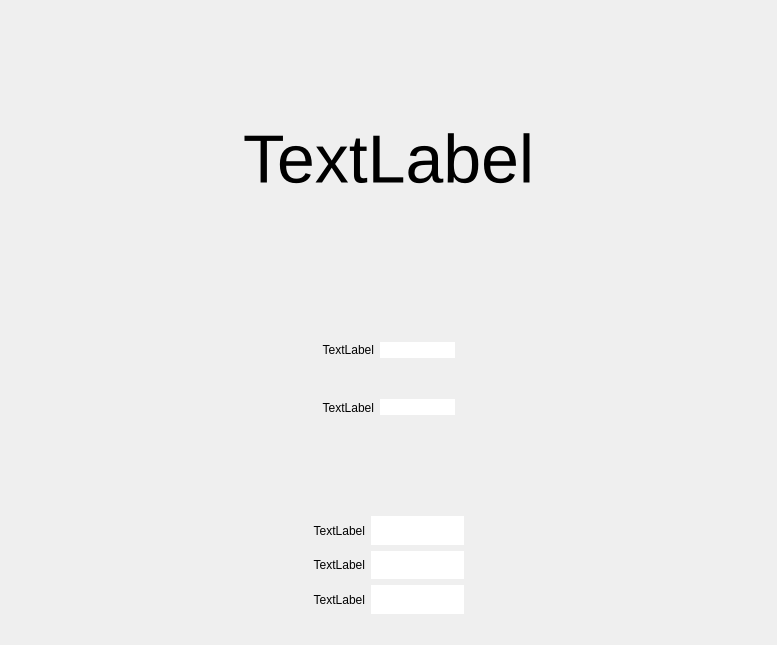
<?xml version="1.0" encoding="UTF-8"?>
<ui version="4.0">
 <class>MainWindow</class>
 <widget class="QMainWindow" name="MainWindow">
  <property name="geometry">
   <rect>
    <x>0</x>
    <y>0</y>
    <width>777</width>
    <height>645</height>
   </rect>
  </property>
  <property name="sizePolicy">
   <sizepolicy hsizetype="Maximum" vsizetype="Maximum">
    <horstretch>0</horstretch>
    <verstretch>0</verstretch>
   </sizepolicy>
  </property>
  <property name="minimumSize">
   <size>
    <width>0</width>
    <height>0</height>
   </size>
  </property>
  <property name="windowTitle">
   <string>MainWindow</string>
  </property>
  <property name="styleSheet">
   <string notr="true">border:none</string>
  </property>
  <property name="iconSize">
   <size>
    <width>100</width>
    <height>100</height>
   </size>
  </property>
  <widget class="QWidget" name="centralwidget">
   <layout class="QGridLayout" name="gridLayout_2">
    <item row="0" column="0">
     <layout class="QVBoxLayout" name="verticalLayout_4" stretch="0,0">
      <property name="spacing">
       <number>6</number>
      </property>
      <property name="sizeConstraint">
       <enum>QLayout::SetDefaultConstraint</enum>
      </property>
      <property name="leftMargin">
       <number>0</number>
      </property>
      <property name="topMargin">
       <number>0</number>
      </property>
      <property name="rightMargin">
       <number>0</number>
      </property>
      <property name="bottomMargin">
       <number>0</number>
      </property>
      <item>
       <widget class="QLabel" name="le_heading">
        <property name="sizePolicy">
         <sizepolicy hsizetype="Expanding" vsizetype="Expanding">
          <horstretch>0</horstretch>
          <verstretch>0</verstretch>
         </sizepolicy>
        </property>
        <property name="font">
         <font>
          <pointsize>51</pointsize>
         </font>
        </property>
        <property name="text">
         <string>TextLabel</string>
        </property>
        <property name="alignment">
         <set>Qt::AlignCenter</set>
        </property>
       </widget>
      </item>
      <item>
       <layout class="QGridLayout" name="gridLayout" rowstretch="3,1,2" columnstretch="2,1,2" rowminimumheight="30,30,30" columnminimumwidth="100,100,100">
        <item row="0" column="0">
         <spacer name="horizontalSpacer">
          <property name="orientation">
           <enum>Qt::Horizontal</enum>
          </property>
          <property name="sizeHint" stdset="0">
           <size>
            <width>246</width>
            <height>20</height>
           </size>
          </property>
         </spacer>
        </item>
        <item row="0" column="1">
         <layout class="QVBoxLayout" name="verticalLayout_3">
          <item>
           <widget class="QWidget" name="widget_substrate" native="true">
            <property name="sizePolicy">
             <sizepolicy hsizetype="Expanding" vsizetype="Expanding">
              <horstretch>0</horstretch>
              <verstretch>0</verstretch>
             </sizepolicy>
            </property>
            <layout class="QVBoxLayout" name="verticalLayout">
             <item>
              <layout class="QHBoxLayout" name="horizontalLayout">
               <item>
                <widget class="QLabel" name="lb_total_weight">
                 <property name="sizePolicy">
                  <sizepolicy hsizetype="Expanding" vsizetype="Expanding">
                   <horstretch>0</horstretch>
                   <verstretch>0</verstretch>
                  </sizepolicy>
                 </property>
                 <property name="text">
                  <string>TextLabel</string>
                 </property>
                 <property name="alignment">
                  <set>Qt::AlignRight|Qt::AlignTrailing|Qt::AlignVCenter</set>
                 </property>
                </widget>
               </item>
               <item>
                <widget class="QLineEdit" name="le_input_total_weight">
                 <property name="sizePolicy">
                  <sizepolicy hsizetype="Expanding" vsizetype="Maximum">
                   <horstretch>0</horstretch>
                   <verstretch>0</verstretch>
                  </sizepolicy>
                 </property>
                 <property name="dragEnabled">
                  <bool>false</bool>
                 </property>
                 <property name="readOnly">
                  <bool>false</bool>
                 </property>
                </widget>
               </item>
              </layout>
             </item>
             <item>
              <layout class="QHBoxLayout" name="horizontalLayout_2">
               <item>
                <widget class="QLabel" name="lb_cup_weight">
                 <property name="sizePolicy">
                  <sizepolicy hsizetype="Expanding" vsizetype="Expanding">
                   <horstretch>0</horstretch>
                   <verstretch>0</verstretch>
                  </sizepolicy>
                 </property>
                 <property name="text">
                  <string>TextLabel</string>
                 </property>
                 <property name="alignment">
                  <set>Qt::AlignRight|Qt::AlignTrailing|Qt::AlignVCenter</set>
                 </property>
                </widget>
               </item>
               <item>
                <widget class="QLineEdit" name="le_input_cup_weight">
                 <property name="sizePolicy">
                  <sizepolicy hsizetype="Expanding" vsizetype="Maximum">
                   <horstretch>0</horstretch>
                   <verstretch>0</verstretch>
                  </sizepolicy>
                 </property>
                 <property name="dragEnabled">
                  <bool>false</bool>
                 </property>
                 <property name="readOnly">
                  <bool>false</bool>
                 </property>
                </widget>
               </item>
              </layout>
             </item>
            </layout>
           </widget>
          </item>
          <item>
           <widget class="QPushButton" name="pushButton">
            <property name="sizePolicy">
             <sizepolicy hsizetype="Minimum" vsizetype="Minimum">
              <horstretch>0</horstretch>
              <verstretch>0</verstretch>
             </sizepolicy>
            </property>
            <property name="baseSize">
             <size>
              <width>0</width>
              <height>0</height>
             </size>
            </property>
            <property name="palette">
             <palette>
              <active>
               <colorrole role="WindowText">
                <brush brushstyle="SolidPattern">
                 <color alpha="255">
                  <red>0</red>
                  <green>0</green>
                  <blue>0</blue>
                 </color>
                </brush>
               </colorrole>
               <colorrole role="Button">
                <brush brushstyle="SolidPattern">
                 <color alpha="255">
                  <red>249</red>
                  <green>240</green>
                  <blue>107</blue>
                 </color>
                </brush>
               </colorrole>
               <colorrole role="Light">
                <brush brushstyle="SolidPattern">
                 <color alpha="255">
                  <red>255</red>
                  <green>253</green>
                  <blue>228</blue>
                 </color>
                </brush>
               </colorrole>
               <colorrole role="Midlight">
                <brush brushstyle="SolidPattern">
                 <color alpha="255">
                  <red>252</red>
                  <green>246</green>
                  <blue>167</blue>
                 </color>
                </brush>
               </colorrole>
               <colorrole role="Dark">
                <brush brushstyle="SolidPattern">
                 <color alpha="255">
                  <red>124</red>
                  <green>120</green>
                  <blue>53</blue>
                 </color>
                </brush>
               </colorrole>
               <colorrole role="Mid">
                <brush brushstyle="SolidPattern">
                 <color alpha="255">
                  <red>166</red>
                  <green>160</green>
                  <blue>71</blue>
                 </color>
                </brush>
               </colorrole>
               <colorrole role="Text">
                <brush brushstyle="SolidPattern">
                 <color alpha="255">
                  <red>0</red>
                  <green>0</green>
                  <blue>0</blue>
                 </color>
                </brush>
               </colorrole>
               <colorrole role="BrightText">
                <brush brushstyle="SolidPattern">
                 <color alpha="255">
                  <red>255</red>
                  <green>255</green>
                  <blue>255</blue>
                 </color>
                </brush>
               </colorrole>
               <colorrole role="ButtonText">
                <brush brushstyle="SolidPattern">
                 <color alpha="255">
                  <red>0</red>
                  <green>0</green>
                  <blue>0</blue>
                 </color>
                </brush>
               </colorrole>
               <colorrole role="Base">
                <brush brushstyle="SolidPattern">
                 <color alpha="255">
                  <red>255</red>
                  <green>255</green>
                  <blue>255</blue>
                 </color>
                </brush>
               </colorrole>
               <colorrole role="Window">
                <brush brushstyle="SolidPattern">
                 <color alpha="255">
                  <red>249</red>
                  <green>240</green>
                  <blue>107</blue>
                 </color>
                </brush>
               </colorrole>
               <colorrole role="Shadow">
                <brush brushstyle="SolidPattern">
                 <color alpha="255">
                  <red>0</red>
                  <green>0</green>
                  <blue>0</blue>
                 </color>
                </brush>
               </colorrole>
               <colorrole role="AlternateBase">
                <brush brushstyle="SolidPattern">
                 <color alpha="255">
                  <red>252</red>
                  <green>247</green>
                  <blue>181</blue>
                 </color>
                </brush>
               </colorrole>
               <colorrole role="ToolTipBase">
                <brush brushstyle="SolidPattern">
                 <color alpha="255">
                  <red>255</red>
                  <green>255</green>
                  <blue>220</blue>
                 </color>
                </brush>
               </colorrole>
               <colorrole role="ToolTipText">
                <brush brushstyle="SolidPattern">
                 <color alpha="255">
                  <red>0</red>
                  <green>0</green>
                  <blue>0</blue>
                 </color>
                </brush>
               </colorrole>
               <colorrole role="PlaceholderText">
                <brush brushstyle="SolidPattern">
                 <color alpha="127">
                  <red>0</red>
                  <green>0</green>
                  <blue>0</blue>
                 </color>
                </brush>
               </colorrole>
              </active>
              <inactive>
               <colorrole role="WindowText">
                <brush brushstyle="SolidPattern">
                 <color alpha="255">
                  <red>0</red>
                  <green>0</green>
                  <blue>0</blue>
                 </color>
                </brush>
               </colorrole>
               <colorrole role="Button">
                <brush brushstyle="SolidPattern">
                 <color alpha="255">
                  <red>239</red>
                  <green>239</green>
                  <blue>239</blue>
                 </color>
                </brush>
               </colorrole>
               <colorrole role="Light">
                <brush brushstyle="SolidPattern">
                 <color alpha="255">
                  <red>255</red>
                  <green>255</green>
                  <blue>255</blue>
                 </color>
                </brush>
               </colorrole>
               <colorrole role="Midlight">
                <brush brushstyle="SolidPattern">
                 <color alpha="255">
                  <red>202</red>
                  <green>202</green>
                  <blue>202</blue>
                 </color>
                </brush>
               </colorrole>
               <colorrole role="Dark">
                <brush brushstyle="SolidPattern">
                 <color alpha="255">
                  <red>159</red>
                  <green>159</green>
                  <blue>159</blue>
                 </color>
                </brush>
               </colorrole>
               <colorrole role="Mid">
                <brush brushstyle="SolidPattern">
                 <color alpha="255">
                  <red>184</red>
                  <green>184</green>
                  <blue>184</blue>
                 </color>
                </brush>
               </colorrole>
               <colorrole role="Text">
                <brush brushstyle="SolidPattern">
                 <color alpha="255">
                  <red>0</red>
                  <green>0</green>
                  <blue>0</blue>
                 </color>
                </brush>
               </colorrole>
               <colorrole role="BrightText">
                <brush brushstyle="SolidPattern">
                 <color alpha="255">
                  <red>255</red>
                  <green>255</green>
                  <blue>255</blue>
                 </color>
                </brush>
               </colorrole>
               <colorrole role="ButtonText">
                <brush brushstyle="SolidPattern">
                 <color alpha="255">
                  <red>0</red>
                  <green>0</green>
                  <blue>0</blue>
                 </color>
                </brush>
               </colorrole>
               <colorrole role="Base">
                <brush brushstyle="SolidPattern">
                 <color alpha="255">
                  <red>255</red>
                  <green>255</green>
                  <blue>255</blue>
                 </color>
                </brush>
               </colorrole>
               <colorrole role="Window">
                <brush brushstyle="SolidPattern">
                 <color alpha="255">
                  <red>239</red>
                  <green>239</green>
                  <blue>239</blue>
                 </color>
                </brush>
               </colorrole>
               <colorrole role="Shadow">
                <brush brushstyle="SolidPattern">
                 <color alpha="255">
                  <red>118</red>
                  <green>118</green>
                  <blue>118</blue>
                 </color>
                </brush>
               </colorrole>
               <colorrole role="AlternateBase">
                <brush brushstyle="SolidPattern">
                 <color alpha="255">
                  <red>247</red>
                  <green>247</green>
                  <blue>247</blue>
                 </color>
                </brush>
               </colorrole>
               <colorrole role="ToolTipBase">
                <brush brushstyle="SolidPattern">
                 <color alpha="255">
                  <red>255</red>
                  <green>255</green>
                  <blue>220</blue>
                 </color>
                </brush>
               </colorrole>
               <colorrole role="ToolTipText">
                <brush brushstyle="SolidPattern">
                 <color alpha="255">
                  <red>0</red>
                  <green>0</green>
                  <blue>0</blue>
                 </color>
                </brush>
               </colorrole>
               <colorrole role="PlaceholderText">
                <brush brushstyle="SolidPattern">
                 <color alpha="128">
                  <red>0</red>
                  <green>0</green>
                  <blue>0</blue>
                 </color>
                </brush>
               </colorrole>
              </inactive>
              <disabled>
               <colorrole role="WindowText">
                <brush brushstyle="SolidPattern">
                 <color alpha="255">
                  <red>124</red>
                  <green>120</green>
                  <blue>53</blue>
                 </color>
                </brush>
               </colorrole>
               <colorrole role="Button">
                <brush brushstyle="SolidPattern">
                 <color alpha="255">
                  <red>249</red>
                  <green>240</green>
                  <blue>107</blue>
                 </color>
                </brush>
               </colorrole>
               <colorrole role="Light">
                <brush brushstyle="SolidPattern">
                 <color alpha="255">
                  <red>255</red>
                  <green>253</green>
                  <blue>228</blue>
                 </color>
                </brush>
               </colorrole>
               <colorrole role="Midlight">
                <brush brushstyle="SolidPattern">
                 <color alpha="255">
                  <red>252</red>
                  <green>246</green>
                  <blue>167</blue>
                 </color>
                </brush>
               </colorrole>
               <colorrole role="Dark">
                <brush brushstyle="SolidPattern">
                 <color alpha="255">
                  <red>124</red>
                  <green>120</green>
                  <blue>53</blue>
                 </color>
                </brush>
               </colorrole>
               <colorrole role="Mid">
                <brush brushstyle="SolidPattern">
                 <color alpha="255">
                  <red>166</red>
                  <green>160</green>
                  <blue>71</blue>
                 </color>
                </brush>
               </colorrole>
               <colorrole role="Text">
                <brush brushstyle="SolidPattern">
                 <color alpha="255">
                  <red>124</red>
                  <green>120</green>
                  <blue>53</blue>
                 </color>
                </brush>
               </colorrole>
               <colorrole role="BrightText">
                <brush brushstyle="SolidPattern">
                 <color alpha="255">
                  <red>255</red>
                  <green>255</green>
                  <blue>255</blue>
                 </color>
                </brush>
               </colorrole>
               <colorrole role="ButtonText">
                <brush brushstyle="SolidPattern">
                 <color alpha="255">
                  <red>124</red>
                  <green>120</green>
                  <blue>53</blue>
                 </color>
                </brush>
               </colorrole>
               <colorrole role="Base">
                <brush brushstyle="SolidPattern">
                 <color alpha="255">
                  <red>249</red>
                  <green>240</green>
                  <blue>107</blue>
                 </color>
                </brush>
               </colorrole>
               <colorrole role="Window">
                <brush brushstyle="SolidPattern">
                 <color alpha="255">
                  <red>249</red>
                  <green>240</green>
                  <blue>107</blue>
                 </color>
                </brush>
               </colorrole>
               <colorrole role="Shadow">
                <brush brushstyle="SolidPattern">
                 <color alpha="255">
                  <red>177</red>
                  <green>177</green>
                  <blue>177</blue>
                 </color>
                </brush>
               </colorrole>
               <colorrole role="AlternateBase">
                <brush brushstyle="SolidPattern">
                 <color alpha="255">
                  <red>247</red>
                  <green>247</green>
                  <blue>247</blue>
                 </color>
                </brush>
               </colorrole>
               <colorrole role="ToolTipBase">
                <brush brushstyle="SolidPattern">
                 <color alpha="255">
                  <red>255</red>
                  <green>255</green>
                  <blue>220</blue>
                 </color>
                </brush>
               </colorrole>
               <colorrole role="ToolTipText">
                <brush brushstyle="SolidPattern">
                 <color alpha="255">
                  <red>0</red>
                  <green>0</green>
                  <blue>0</blue>
                 </color>
                </brush>
               </colorrole>
               <colorrole role="PlaceholderText">
                <brush brushstyle="SolidPattern">
                 <color alpha="128">
                  <red>0</red>
                  <green>0</green>
                  <blue>0</blue>
                 </color>
                </brush>
               </colorrole>
              </disabled>
             </palette>
            </property>
            <property name="mouseTracking">
             <bool>true</bool>
            </property>
            <property name="tabletTracking">
             <bool>false</bool>
            </property>
            <property name="text">
             <string/>
            </property>
            <property name="icon">
             <iconset resource="resources.qrc">
              <normaloff>:/background/images/calculate_button.png</normaloff>
              <normalon>:/background/images/calculate_button.png</normalon>
              <disabledoff>:/background/images/calculate_button.png</disabledoff>
              <disabledon>:/background/images/calculate_button.png</disabledon>
              <activeoff>:/background/images/calculate_button.png</activeoff>
              <activeon>:/background/images/calculate_button.png</activeon>
              <selectedoff>:/background/images/calculate_button.png</selectedoff>
              <selectedon>:/background/images/calculate_button.png</selectedon>:/background/images/calculate_button.png</iconset>
            </property>
            <property name="iconSize">
             <size>
              <width>300</width>
              <height>100</height>
             </size>
            </property>
            <property name="checkable">
             <bool>false</bool>
            </property>
            <property name="checked">
             <bool>false</bool>
            </property>
            <property name="autoRepeat">
             <bool>false</bool>
            </property>
            <property name="autoRepeatDelay">
             <number>300</number>
            </property>
            <property name="autoDefault">
             <bool>false</bool>
            </property>
            <property name="default">
             <bool>false</bool>
            </property>
            <property name="flat">
             <bool>false</bool>
            </property>
           </widget>
          </item>
         </layout>
        </item>
        <item row="0" column="2">
         <spacer name="horizontalSpacer_2">
          <property name="orientation">
           <enum>Qt::Horizontal</enum>
          </property>
          <property name="sizeHint" stdset="0">
           <size>
            <width>246</width>
            <height>20</height>
           </size>
          </property>
         </spacer>
        </item>
        <item row="1" column="1">
         <spacer name="verticalSpacer">
          <property name="orientation">
           <enum>Qt::Vertical</enum>
          </property>
          <property name="sizeHint" stdset="0">
           <size>
            <width>20</width>
            <height>150</height>
           </size>
          </property>
         </spacer>
        </item>
        <item row="2" column="1">
         <layout class="QVBoxLayout" name="verticalLayout_2">
          <item>
           <layout class="QHBoxLayout" name="horizontalLayout_3" stretch="0,0">
            <item>
             <widget class="QLabel" name="lb_1_output">
              <property name="sizePolicy">
               <sizepolicy hsizetype="Expanding" vsizetype="Expanding">
                <horstretch>0</horstretch>
                <verstretch>0</verstretch>
               </sizepolicy>
              </property>
              <property name="text">
               <string>TextLabel</string>
              </property>
              <property name="alignment">
               <set>Qt::AlignRight|Qt::AlignTrailing|Qt::AlignVCenter</set>
              </property>
             </widget>
            </item>
            <item>
             <widget class="QLineEdit" name="le_1_output">
              <property name="sizePolicy">
               <sizepolicy hsizetype="Maximum" vsizetype="Preferred">
                <horstretch>0</horstretch>
                <verstretch>0</verstretch>
               </sizepolicy>
              </property>
              <property name="palette">
               <palette>
                <active>
                 <colorrole role="Highlight">
                  <brush brushstyle="SolidPattern">
                   <color alpha="255">
                    <red>53</red>
                    <green>132</green>
                    <blue>228</blue>
                   </color>
                  </brush>
                 </colorrole>
                </active>
                <inactive>
                 <colorrole role="Highlight">
                  <brush brushstyle="SolidPattern">
                   <color alpha="255">
                    <red>48</red>
                    <green>140</green>
                    <blue>198</blue>
                   </color>
                  </brush>
                 </colorrole>
                </inactive>
                <disabled>
                 <colorrole role="Highlight">
                  <brush brushstyle="SolidPattern">
                   <color alpha="255">
                    <red>145</red>
                    <green>145</green>
                    <blue>145</blue>
                   </color>
                  </brush>
                 </colorrole>
                </disabled>
               </palette>
              </property>
              <property name="font">
               <font>
                <pointsize>11</pointsize>
                <bold>true</bold>
               </font>
              </property>
              <property name="frame">
               <bool>true</bool>
              </property>
              <property name="alignment">
               <set>Qt::AlignCenter</set>
              </property>
              <property name="readOnly">
               <bool>true</bool>
              </property>
             </widget>
            </item>
           </layout>
          </item>
          <item>
           <layout class="QHBoxLayout" name="horizontalLayout_4">
            <item>
             <widget class="QLabel" name="lb_2_output">
              <property name="sizePolicy">
               <sizepolicy hsizetype="Expanding" vsizetype="Expanding">
                <horstretch>0</horstretch>
                <verstretch>0</verstretch>
               </sizepolicy>
              </property>
              <property name="text">
               <string>TextLabel</string>
              </property>
              <property name="alignment">
               <set>Qt::AlignRight|Qt::AlignTrailing|Qt::AlignVCenter</set>
              </property>
             </widget>
            </item>
            <item>
             <widget class="QLineEdit" name="le_2_output">
              <property name="sizePolicy">
               <sizepolicy hsizetype="Maximum" vsizetype="Preferred">
                <horstretch>0</horstretch>
                <verstretch>0</verstretch>
               </sizepolicy>
              </property>
              <property name="palette">
               <palette>
                <active/>
                <inactive/>
                <disabled/>
               </palette>
              </property>
              <property name="font">
               <font>
                <bold>true</bold>
               </font>
              </property>
              <property name="alignment">
               <set>Qt::AlignCenter</set>
              </property>
              <property name="readOnly">
               <bool>true</bool>
              </property>
             </widget>
            </item>
           </layout>
          </item>
          <item>
           <layout class="QHBoxLayout" name="horizontalLayout_5">
            <item>
             <widget class="QLabel" name="lb_3_output">
              <property name="sizePolicy">
               <sizepolicy hsizetype="Expanding" vsizetype="Expanding">
                <horstretch>0</horstretch>
                <verstretch>0</verstretch>
               </sizepolicy>
              </property>
              <property name="text">
               <string>TextLabel</string>
              </property>
              <property name="alignment">
               <set>Qt::AlignRight|Qt::AlignTrailing|Qt::AlignVCenter</set>
              </property>
             </widget>
            </item>
            <item>
             <widget class="QLineEdit" name="le_3_output">
              <property name="sizePolicy">
               <sizepolicy hsizetype="Maximum" vsizetype="Preferred">
                <horstretch>0</horstretch>
                <verstretch>0</verstretch>
               </sizepolicy>
              </property>
              <property name="palette">
               <palette>
                <active/>
                <inactive/>
                <disabled/>
               </palette>
              </property>
              <property name="font">
               <font>
                <bold>true</bold>
               </font>
              </property>
              <property name="alignment">
               <set>Qt::AlignCenter</set>
              </property>
              <property name="readOnly">
               <bool>true</bool>
              </property>
             </widget>
            </item>
           </layout>
          </item>
         </layout>
        </item>
       </layout>
      </item>
     </layout>
    </item>
   </layout>
  </widget>
  <widget class="QMenuBar" name="menubar">
   <property name="geometry">
    <rect>
     <x>0</x>
     <y>0</y>
     <width>777</width>
     <height>23</height>
    </rect>
   </property>
  </widget>
  <widget class="QStatusBar" name="statusbar"/>
 </widget>
 <resources>
  <include location="resources.qrc"/>
 </resources>
 <connections/>
</ui>
